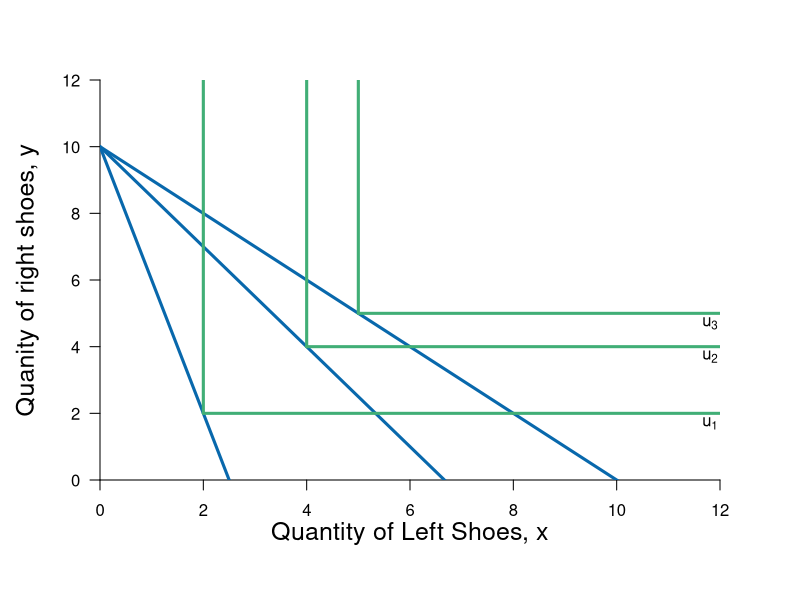

Recreate this plot in R.
#Graph Designer: Simon Halliday & Madeleine Wettach '20
#Authors: Bowles, Foley and Halliday
#Title: Microeconomics: Competition, Conflict and Coordination

require(shape)
pdf(file = "constrained_optimization/step_by_step_graphs_3/offer_curve_leontief_step2.pdf", width = 9, height = 7)

#Set parameters for graphics
axislabelsize <- 1.5
graphlinewidth <- 3
segmentlinewidth <- 2

COL <- c("#7fc97f", "#beaed4", "#fdc086", "#ffff99", "#386cb0", "#f0027f", "#bf5b17", "#666666")
COLA <- c("#99d8c9","#66c2a4","#41ae76", "#238b45", "#005824")
COLB <- c("#4eb3d3", "#2b8cbe", "#0868ac","#084081")

#Edited the margins to cater for the larger LHS labels
par(mar =  c(6, 5, 4, 4))

# uA <- function(x, y, rmax = 2, xmax = 12) {
#   y + rmax*x - (1/2)*(rmax/xmax)*x^2
# }
# 
# indiffA1 <- function(x, uA = 10, rmax = 2.5, xmax = 10) {
#   uA - rmax*x + (1/2)*(rmax/xmax)*(x^2)
# }

offerCurve <- function(x, w, rmax = 2, xmax = 12) {
  x 
}

PriceLine <- function(x, w = 10, p = 1) {
  w - p*x
}


xlims <- c(0, 12)
ylims <- c(0, 12)

npts <- 501 
x <- seq(xlims[1], xlims[2], length.out = npts)
y <- seq(ylims[1], ylims[2], length.out = npts) 
a <- c(13, 16.75, 19.25)

plot(0, 0, xlim = xlims, ylim = ylims, type = "n",
     xlab = expression(paste("")),
     ylab = expression(paste("")), 
     xaxt = "n", 
     yaxt = "n", 
     cex.lab = axislabelsize, 
     bty = "n",
     xaxs="i", 
     yaxs="i")

ticksy <- seq(from = 0, to = ylims[2], by = 2)
ylabels <- seq(from = 0, to = ylims[2], by = 2)
ticksx <- seq(from = 0, to = xlims[2], by = 2)
xlabels <- seq(from = 0, to = xlims[2], by = 2)
# ticksy <- c(0, 13, 15, 17, ylims[2])
# ylabels <- c(NA, expression(paste(y == u[1])), expression(paste(y == u[2])), expression(paste(y == u[3])), NA)
# ticksx <- c(0,  xlims[2])
# xlabels <- c(NA, NA)

axis(1, at = ticksx, pos = 0, labels = xlabels)
axis(2, at = ticksy, pos = 0, labels = ylabels, las = 1)

npts <- 500 
xx1 <- seq(xlims[1], xlims[2], length.out = npts)

#lines(xx1, bcA(xx1, w = 10, p = 1.5), col = COLB[3], lwd = graphlinewidth)
lines(xx1, PriceLine(xx1, w = 10, p = 4), col = COLB[3], lwd = graphlinewidth)
lines(xx1, PriceLine(xx1, w = 10, p = 1), col = COLB[3], lwd = graphlinewidth)
lines(xx1, PriceLine(xx1, w = 10, p = 1.5), col = COLB[3], lwd = graphlinewidth)

#lines(xx1, offerCurve(xx1, w = 10, rmax = 2, xmax = 12), col = COL[3], lwd = graphlinewidth)
#lines(xx1, indiffA1(xx1, uA = 20, rmax = 2.5, xmax = 10), col = COLB[4], lwd = graphlinewidth)



mtext(expression(paste("Quantity of Left Shoes, ", x)), side=1, line = 2.5, cex = axislabelsize)
text(-1.4, 0.5*ylims[2], expression(paste("Quanity of right shoes, ", y)), xpd = TRUE, cex = axislabelsize, srt = 90) 

#segments(4.11765, 6.17647, 5.88, 8.88, lty = 1, col = COL[2] , lwd = graphlinewidth)
#text(7.3, 3, expression("Pareto Efficient"))
#text(7.3, 2.5, expression("Curve"))
#Arrows(7.3, 3.5, 7.3, 6.1, col = "black", lty = 1, lwd = 2, arr.type = "triangle", arr.lwd = 0.5)

#Label the iso-welfare functions for the HG, Aisha
text(11.8, 1.7, expression(u[1]))
text(11.8, 3.7, expression(u[2]))
text(11.8, 4.7, expression(u[3]))

#text(9, 10, expression("Offer Curve"))
#text(6.6, 8.3, expression(u[4]^A))

#Label the indifference curves for the HG, Betty
# text(7.6, 17, expression(u[1]^B))
# text(6.75, 17, expression(u[2]^B))
# text(6, 17, expression(u[3]^B))
#text(3.4, 6.9, expression(v[4]^B))

#Draw the offer curve
#xx2 <- seq(2, xlims[2], length.out = npts)
#lines(xx2, offerCurve(xx2, w = 10, rmax = 2, xmax = 12), col = COL[3], lwd = graphlinewidth)

#Graph left and right shoes
#2 for 2
segments(2, 2, 2, ylims[2], lty = 1, col = COLA[3] , lwd = graphlinewidth)
segments(2, 2, xlims[2], 2, lty = 1, col = COLA[3] , lwd = graphlinewidth)
segments(4, 4, 4, ylims[2], lty = 1, col = COLA[3] , lwd = graphlinewidth)
segments(4, 4, xlims[2], 4, lty = 1, col = COLA[3] , lwd = graphlinewidth)

segments(5, 5, 5, ylims[2], lty = 1, col = COLA[3] , lwd = graphlinewidth)
segments(5, 5, xlims[2], 5, lty = 1, col = COLA[3] , lwd = graphlinewidth)
#points(6, 6, pch = 16, col = "black", cex = 1.5)

# par(new = TRUE)
# 
# #Use the same x and ylims as previously, but with locations switched
# xlims2 <- c(18, 0)
# ylims2 <- c(18, 0)

#Leave the ylab and xlab blank to ensure no axes titles
# plot(0, 0, xlim = xlims2, ylim = ylims2, type = "n",
#      xlab = expression(paste("")),
#      ylab = expression(paste("")),
#      xaxt = "n", 
#      yaxt = "n", 
#      cex.lab = 1.3, 
#      bty = "n",
#      xaxs="i", 
#      yaxs="i")
# 
# 
# lines(xx1, indiffAlow(xx1, uA = 46.08, alpha = 16, beta = 1/24), col = COL[2], lwd = graphlinewidth)


#Set up axes at sides 3 and 4 (top and right)
# axis(side = 3, at = ticksx, pos = 0, labels = xlabels)
# axis(side = 4, at = ticksy, pos = 0, labels = ylabels, las = 0)
# mtext("B's Apples, x", side=3, line = 2.5, cex = axislabelsize)
# text(-0.8, 7, expression(paste("B's Oranges, y")), xpd = TRUE, cex = axislabelsize, srt = 270) 
# 
# #Add arrows:
# arrows(-0.8, 10, -0.8, 14, xpd = TRUE, length=0.1,angle=40,lwd=3)
# arrows(6.2, -1.8, 9, -1.8, xpd = TRUE, length=0.1,angle=40,lwd=3)
# 

#Customize ticks and labels for the plot
#ticksy <- seq(from = 0, to = 15, by = 1)
#ylabels <- seq(from = 0, to = 15, by = 1)
#ticksx <- seq(from = 0, to = 10, by = 1)
#xlabels <- seq(from = 0, to = 10, by = 1)
#axis(1, at = ticksx, pos = 0, labels = xlabels)
#axis(2, at = ticksy, pos = 0, labels = ylabels, las = 0)

dev.off()
